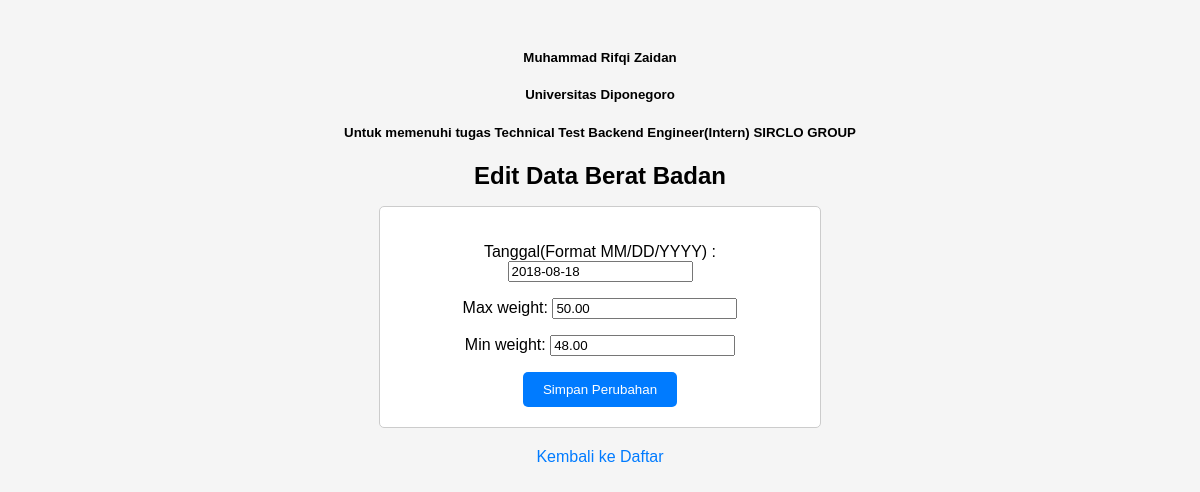
The page /edit/5/ on the database its author committed.
### weight_tracker/models.py (models this page shows, shortened)
class WeightRecord(models.Model):
    date = models.DateField()
    max_weight = models.DecimalField(max_digits=5, decimal_places=2)
    min_weight = models.DecimalField(max_digits=5, decimal_places=2)

### weight_tracker/views.py (the view)
# urls.py: path('edit/<int:record_id>/', views.edit, name='edit'),
def edit(request, record_id):
    record = get_object_or_404(WeightRecord, pk=record_id)
    if request.method == 'POST':
        form = WeightRecordForm(request.POST, instance=record)
        if form.is_valid():
            form.save()
            return redirect('index')
    else:
        form = WeightRecordForm(instance=record)
    return render(request, 'edit.html', {'form': form})

### weight_tracker/forms.py (shortened to what this page needs)
class WeightRecordForm(forms.ModelForm):
    class Meta:
        model = WeightRecord
        fields = ['date', 'max_weight', 'min_weight']
        labels = {
            'date': 'Tanggal(Format MM/DD/YYYY) :',
            }

### weight_tracker/templates/edit.html (shortened to what this page needs)
<!DOCTYPE html>
<html lang="en">
<head>
</head>
<body>
    <h5>Muhammad Rifqi Zaidan</h5>
    <h5>Universitas Diponegoro</h5>
    <h5>Untuk memenuhi tugas Technical Test Backend Engineer(Intern) SIRCLO GROUP</h5>
    <h1>Edit Data Berat Badan</h1>
    <form method="post">
        {{ form.as_p }}
        <button type="submit">Simpan Perubahan</button>
    </form>
    <a href="{% url 'index' %}">Kembali ke Daftar</a>
</body>
</html>

### weight_tracker/templates/edit.html (style rules this page uses)
body { font-family: Arial, sans-serif; background-color: #f5f5f5; text-align: center; padding: 20px; }
h1 { font-size: 24px; }
form { max-width: 400px; margin: 0 auto; background-color: #fff; padding: 20px; border: 1px solid #ccc; border-radius: 5px; }
form button { background-color: #007bff; color: #fff; border: none; padding: 10px 20px; border-radius: 5px; cursor: pointer; }
a { display: block; margin-top: 20px; text-decoration: none; color: #007bff; }

### rows shown on the page
WeightRecord: date "2018-08-18", max_weight "50.00", min_weight "48.00"
